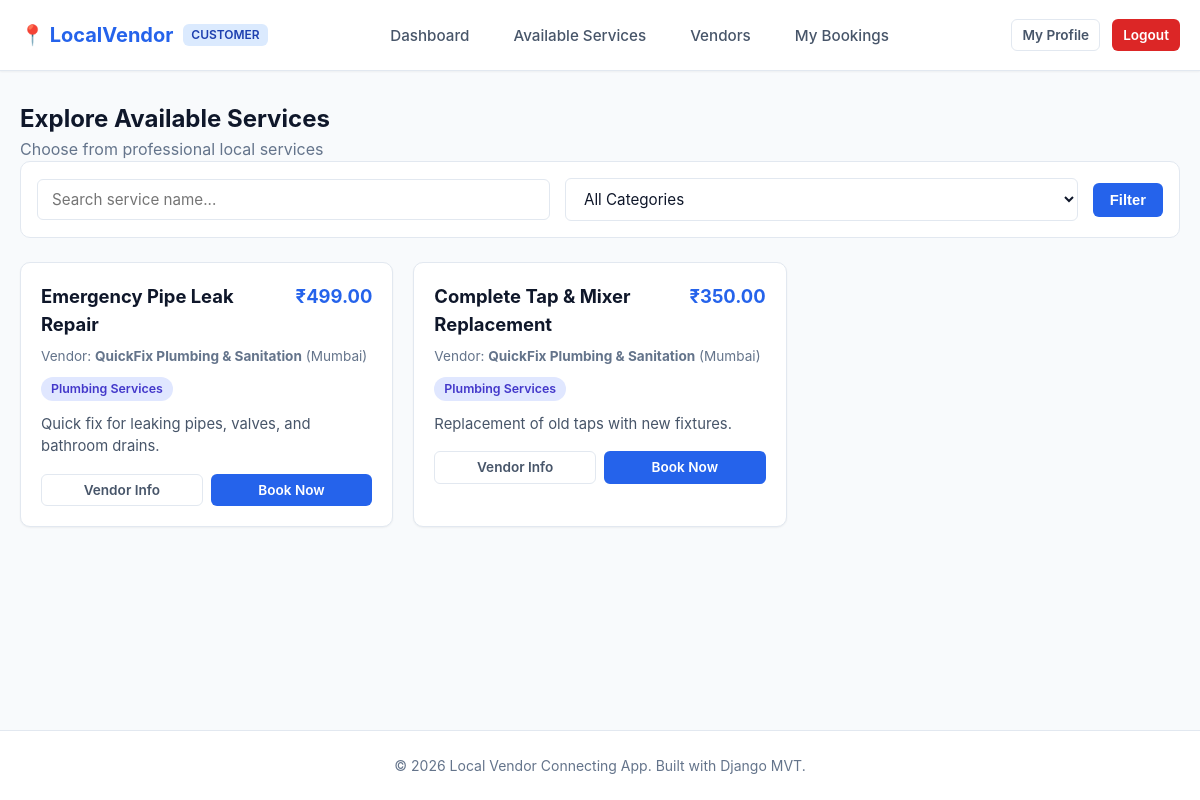
Screenshot of /customer/services/ (signed in) with the database file from the repository.
### services/models.py (models this page shows, shortened)
class Service(models.Model):
    vendor = models.ForeignKey(VendorProfile, on_delete=models.CASCADE, related_name='services')
    category = models.ForeignKey(ServiceCategory, on_delete=models.CASCADE, related_name='services')
    name = models.CharField(max_length=200)
    description = models.TextField()
    price = models.DecimalField(max_digits=10, decimal_places=2)
    duration_minutes = models.PositiveIntegerField(help_text='Duration in minutes')
    is_available = models.BooleanField(default=True)
    created_at = models.DateTimeField(auto_now_add=True)
    updated_at = models.DateTimeField(auto_now=True)

class ServiceCategory(models.Model):
    name = models.CharField(max_length=100, unique=True)
    description = models.TextField(blank=True)
    is_active = models.BooleanField(default=True)
    created_at = models.DateTimeField(auto_now_add=True)
    class Meta:
        verbose_name_plural = 'Service Categories'
        ordering = ['name']

### accounts/models.py (models this page shows, shortened)
class VendorProfile(models.Model):
    PENDING = 'pending'
    APPROVED = 'approved'
    REJECTED = 'rejected'
    VERIFICATION_CHOICES = [
        (PENDING, 'Pending'),
        (APPROVED, 'Approved'),
        (REJECTED, 'Rejected'),
    ]
    user = models.OneToOneField(User, on_delete=models.CASCADE, related_name='vendor_profile')
    phone = models.CharField(max_length=15)
    business_name = models.CharField(max_length=200)
    business_description = models.TextField(blank=True)
    business_address = models.TextField()
    city = models.CharField(max_length=100)
    state = models.CharField(max_length=100)
    pincode = models.CharField(max_length=10)
    profile_picture = models.ImageField(upload_to=profile_picture_upload_path, blank=True, null=True)
    verification_status = models.CharField(max_length=10, choices=VERIFICATION_CHOICES, default=PENDING)
    rejection_reason = models.TextField(blank=True)
    is_active_vendor = models.BooleanField(default=True)
    created_at = models.DateTimeField(auto_now_add=True)
    updated_at = models.DateTimeField(auto_now=True)

### customer/views.py (the view)
# urls.py: path('services/', views.browse_services, name='browse_services'),
@customer_required
def browse_services(request):
    services = Service.objects.filter(
        is_available=True,
        vendor__verification_status='approved',
        vendor__is_active_vendor=True
    )
    category_id = request.GET.get('category', '')
    if category_id:
        services = services.filter(category_id=category_id)
    search = request.GET.get('search', '')
    if search:
        services = services.filter(name__icontains=search)
    categories = ServiceCategory.objects.filter(is_active=True)
    context = {
        'services': services,
        'categories': categories,
        'selected_category': category_id,
        'search': search,
    }
    return render(request, 'customer/browse_services.html', context)

### templates/customer/browse_services.html (shortened to what this page needs)
{% extends 'customer/customer_base.html' %}
{% block content %}
<div class="action-row">
    <div>
        <h2>Explore Available Services</h2>
        <p style="color: var(--text-muted);">Choose from professional local services</p>
    </div>
</div>
<form method="GET" class="filter-bar">
    <input type="text" name="search" class="form-input" placeholder="Search service name..." value="{{ search }}">
    <select name="category" class="form-select">
        <option value="">All Categories</option>
    </select>
    <button type="submit" class="btn btn-primary">Filter</button>
</form>
{% if services %}
<div class="cards-grid">
    {% for s in services %}
    <div class="card">
        <div style="display: flex; justify-content: space-between; align-items: baseline;">
            <h3 class="card-title">{{ s.name }}</h3>
            <span style="font-weight: 700; color: var(--primary); font-size: 1.15rem;">₹{{ s.price }}</span>
        </div>
        <p style="font-size: 0.85rem; color: var(--text-muted); margin-bottom: 8px;">
            Vendor: <strong>{{ s.vendor.business_name }}</strong> ({{ s.vendor.city }})
        </p>
        <span class="status-pill status-completed" style="margin-bottom: 12px;">{{ s.category.name }}</span>
        <p class="card-text">{{ s.description|truncatewords:20 }}</p>
        <div style="margin-top: 15px; display: flex; gap: 8px;">
            <a href="{% url 'customer:vendor_detail' s.vendor.id %}" class="btn btn-secondary btn-sm" style="flex: 1;">Vendor Info</a>
            <a href="{% url 'customer:book_service' s.id %}" class="btn btn-primary btn-sm" style="flex: 1;">Book Now</a>
        </div>
    </div>
    {% endfor %}
</div>
{% else %}
<div class="card" style="text-align: center; padding: 40px; color: var(--text-muted);">
    <h3>No services found.</h3>
    <p>Try refining your search terms or category selection.</p>
</div>
{% endif %}
{% endblock %}

### static/css/base.css (style rules this page uses)
:root { --primary: #2563eb; --primary-hover: #1d4ed8; --primary-light: #eff6ff; --secondary: #475569; --success: #16a34a; --warning: #d97706; --danger: #dc2626; --bg-main: #f8fafc; --surface: #ffffff; --text-main: #0f172a; --text-muted: #64748b; --border: #e2e8f0; --border-focus: #93c5fd; --radius-sm: 6px; --radius-md: 10px; --radius-lg: 16px; --shadow-sm: 0 1px 2px 0 rgba(0, 0, 0, 0.05); --shadow-md: 0 4px 6px -1px rgba(0, 0, 0, 0.1), 0 2px 4px -2px rgba(0, 0, 0, 0.05); --shadow-lg: 0 10px 15px -3px rgba(0, 0, 0, 0.1), 0 4px 6px -4px rgba(0, 0, 0, 0.05); --font: -apple-system, BlinkMacSystemFont, "Segoe UI", Roboto, "Helvetica Neue", Arial, sans-serif; }
* { box-sizing: border-box; margin: 0; padding: 0; }
body { font-family: var(--font); background-color: var(--bg-main); color: var(--text-main); line-height: 1.5; min-height: 100vh; display: flex; flex-direction: column; }
a { color: var(--primary); text-decoration: none; transition: color 0.15s ease-in-out; }
.btn { display: inline-flex; align-items: center; justify-content: center; padding: 8px 16px; font-size: 0.925rem; font-weight: 600; border-radius: var(--radius-sm); border: 1px solid transparent; cursor: pointer; transition: all 0.15s ease-in-out; text-decoration: none; }
.btn-primary { background-color: var(--primary); color: #ffffff; }
.btn-secondary { background-color: var(--surface); color: var(--secondary); border-color: var(--border); }
.btn-sm { padding: 5px 10px; font-size: 0.85rem; }
.form-input, .form-select, .form-textarea { width: 100%; padding: 10px 14px; border: 1px solid var(--border); border-radius: var(--radius-sm); font-size: 0.95rem; color: var(--text-main); background-color: var(--surface); font-family: inherit; transition: border-color 0.15s, box-shadow 0.15s; }
.cards-grid { display: grid; grid-template-columns: repeat(auto-fill, minmax(280px, 1fr)); gap: 20px; margin-top: 20px; }
.card { background: var(--surface); border: 1px solid var(--border); border-radius: var(--radius-md); padding: 20px; box-shadow: var(--shadow-sm); transition: transform 0.15s, box-shadow 0.15s; }
.card-title { font-size: 1.15rem; font-weight: 700; margin-bottom: 8px; }
.card-text { color: var(--secondary); font-size: 0.925rem; margin-bottom: 16px; }
.status-pill { display: inline-block; padding: 3px 10px; border-radius: 9999px; font-size: 0.775rem; font-weight: 600; text-transform: capitalize; }
.status-completed { background: #e0e7ff; color: #4338ca; }

### static/css/customer.css (style rules this page uses)
.filter-bar { background: var(--surface); border: 1px solid var(--border); border-radius: var(--radius-md); padding: 16px; margin-bottom: 24px; display: flex; gap: 15px; flex-wrap: wrap; align-items: center; }
.filter-bar .form-input, .filter-bar .form-select { width: auto; min-width: 200px; flex: 1; }

### rows the page displays
Service: name "Emergency Pipe Leak Repair", price "499.00", vendor.business_name "QuickFix Plumbing & Sanitation", vendor.city "Mumbai", category.name "Plumbing Services", description "Quick fix for leaking pipes, valves, and bathroom drains."
Service: name "Complete Tap & Mixer Replacement", price "350.00", vendor.business_name "QuickFix Plumbing & Sanitation", vendor.city "Mumbai", category.name "Plumbing Services", description "Replacement of old taps with new fixtures."
